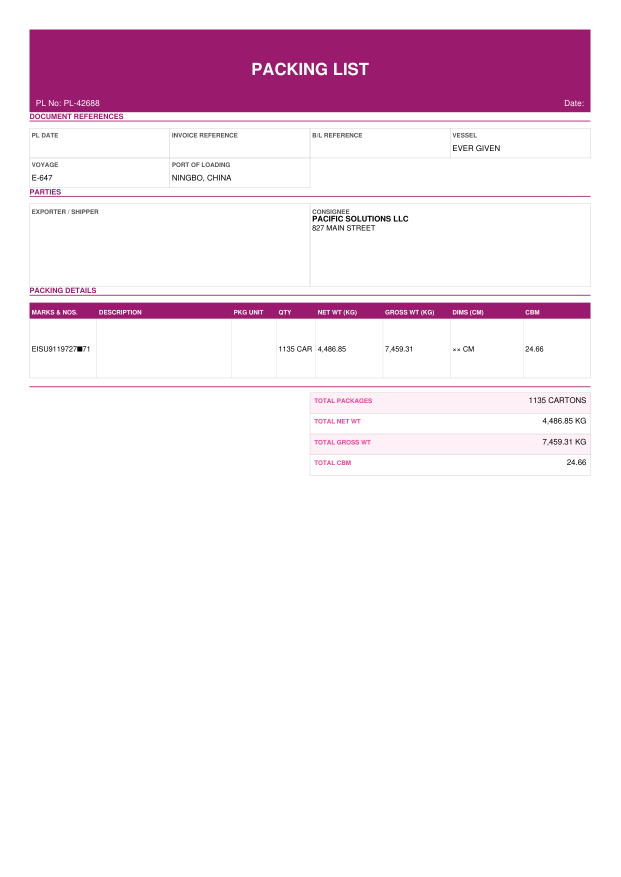
#> input picture swift-validator-ia/data/donut_dataset/test/images/test_0002.png, 1241 x 1754 px (shown at 1/2 size)
$ python -i image_enhancer.py   (imports and definitions only)
#> lines starting #> are read from the running program, lines starting #| are printed output that depends on the picture; after the words box and inside, x2 and y2 are one past the last pixel; in counts of white or black regions, pixels touching at a corner belong together
#> further down, picture is the input picture: shape (1754, 1241, 3); mean B, G, R 238.7, 229.8, 243.5
"""
image_enhancer.py
Prétraitement d'image pour optimiser la reconnaissance OCR.
"""

import cv2
import numpy as np


class ImageEnhancer:
    """
    Fournit deux versions d'une image pour l'OCR :
    - gray_enhanced  : niveaux de gris + CLAHE + débruitage + redressement  → EasyOCR
    - binary_enhanced: binarisation Otsu + fermeture morphologique          → Tesseract
    """

    # ---------- API publique ----------

    def enhance_both(self, image: np.ndarray) -> tuple[np.ndarray, np.ndarray]:
        """
        Retourne (gray_enhanced, binary_enhanced).
        Accepte une image BGR, BGRA ou déjà en niveaux de gris.
        """
        img = self._upscale(image)
        gray = self._to_gray(img)
        denoised = cv2.medianBlur(gray, 3)
        contrasted = self._apply_clahe(denoised)
        deskewed = self._deskew(contrasted)
        binary = self._binarize(deskewed)
        return deskewed, binary

    # Compatibilité avec l'ancien code
    def enhance(self, image: np.ndarray, return_binary: bool = True) -> np.ndarray:
        gray, binary = self.enhance_both(image)
        return binary if return_binary else gray

    # ---------- Étapes internes ----------

    @staticmethod
    def _upscale(image: np.ndarray, scale: float = 1.5) -> np.ndarray:
#> called with scale = 1.5
        return cv2.resize(image, None, fx=scale, fy=scale,
                          interpolation=cv2.INTER_CUBIC)

    @staticmethod
    def _to_gray(image: np.ndarray) -> np.ndarray:
        if image.ndim == 2:
            return image
        if image.shape[2] == 4:
            return cv2.cvtColor(image, cv2.COLOR_BGRA2GRAY)
        return cv2.cvtColor(image, cv2.COLOR_BGR2GRAY)
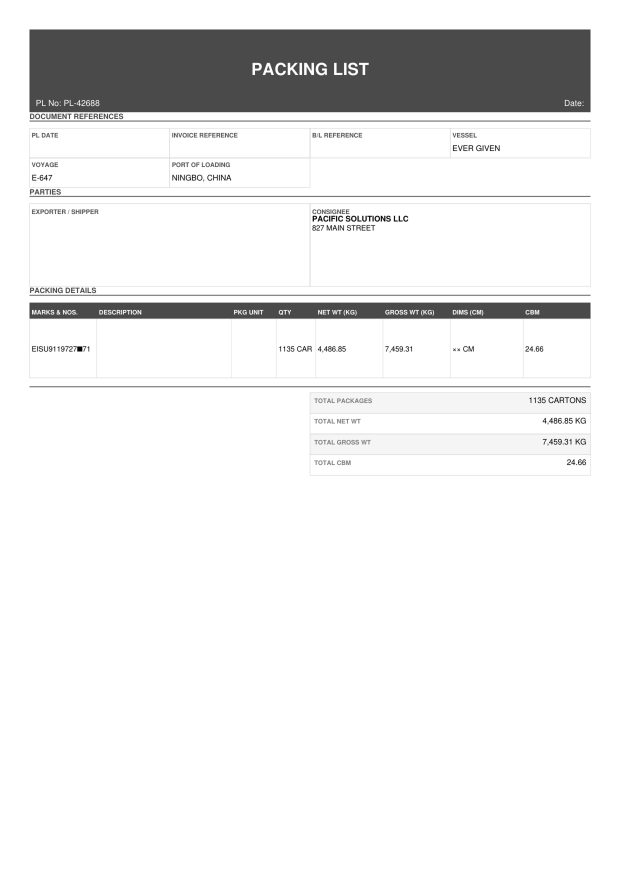
#> returned value: shape (2631, 1862) (shown at 1/3 size); min 0, max 255, mean 234.8

    @staticmethod
    def _apply_clahe(gray: np.ndarray,
                     clip_limit: float = 2.0,
                     tile_grid: tuple = (8, 8)) -> np.ndarray:
#> called with clip_limit = 2, tile_grid = (8, 8)
        clahe = cv2.createCLAHE(clipLimit=clip_limit, tileGridSize=tile_grid)
        return clahe.apply(gray)

    @staticmethod
    def _deskew(gray: np.ndarray) -> np.ndarray:
        """
        Redresse l'image en ciblant les pixels d'encre (sombres < 128).
        CORRECTIF : l'ancienne version ciblait les pixels clairs (> 0),
        ce qui donnait un angle incorrect sur fond blanc.
        """
        coords = np.column_stack(np.where(gray < 128))
#> coords = 515315 pairs, first value 89 to 1394, second value 89 to 1770
        if coords.size == 0:
            return gray

        angle = cv2.minAreaRect(coords)[-1]
#> angle = -90
        angle = -(90 + angle) if angle < -45 else -angle
#> angle = 0

        if abs(angle) < 0.5:
            return gray

        h, w = gray.shape[:2]
        M = cv2.getRotationMatrix2D((w // 2, h // 2), angle, 1.0)
        return cv2.warpAffine(gray, M, (w, h),
                              flags=cv2.INTER_CUBIC,
                              borderMode=cv2.BORDER_REPLICATE)

    @staticmethod
    def _binarize(gray: np.ndarray) -> np.ndarray:
        """Otsu + fermeture verticale pour reconnecter les deux-points."""
        _, binary = cv2.threshold(gray, 0, 255,
                                  cv2.THRESH_BINARY + cv2.THRESH_OTSU)
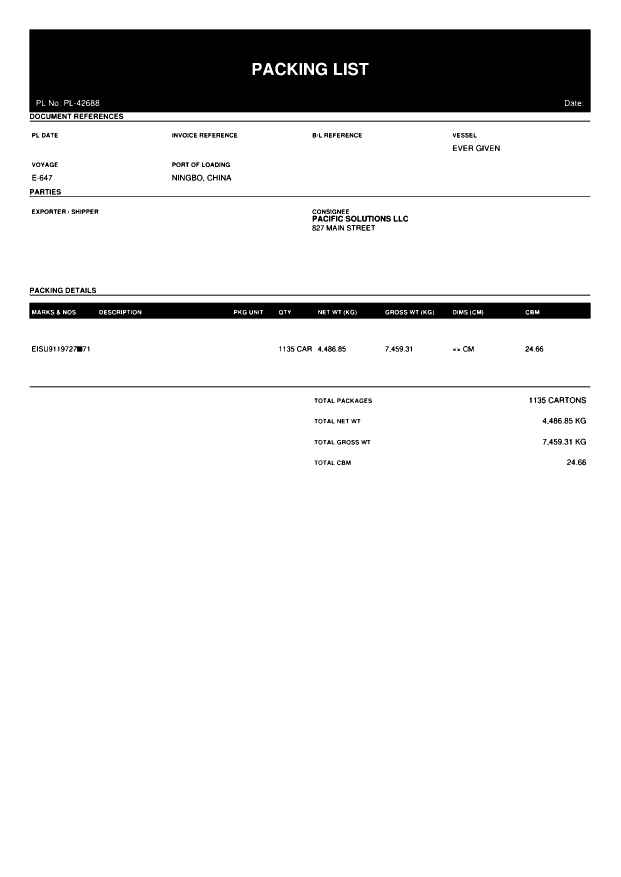
#> binary: shape (2631, 1862) (shown at 1/3 size); 89.1% white; 331 black regions (23 under 20 px), largest, box (x1, y1, x2, y2) and area: (88, 88, 1772, 337) 411789, (88, 908, 1772, 956) 75923, (89, 362, 1771, 365) 5046
        kernel = cv2.getStructuringElement(cv2.MORPH_RECT, (1, 3))
        return cv2.morphologyEx(binary, cv2.MORPH_CLOSE, kernel)
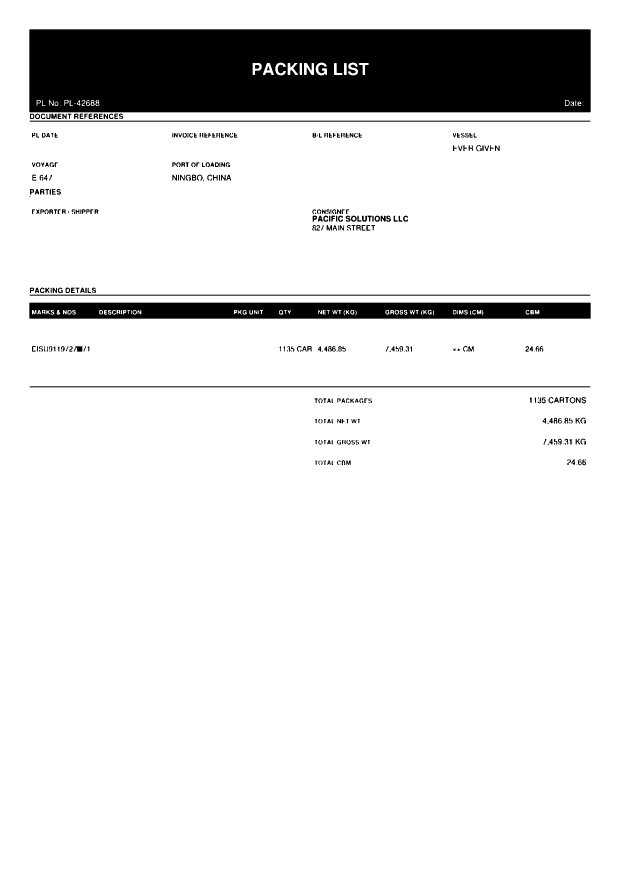
#> returned value: shape (2631, 1862) (shown at 1/3 size); 89.2% white; 446 black regions (86 under 20 px), largest, box (x1, y1, x2, y2) and area: (88, 88, 1772, 337) 411780, (88, 908, 1772, 956) 75560, (89, 362, 1771, 365) 5046

>>> import cv2
>>> picture = cv2.imread('../../data/donut_dataset/test/images/test_0002.png')
>>> result = ImageEnhancer().enhance_both(picture)

$ run again, on swift-validator-ia/data/donut_dataset/test/images/test_0006.png
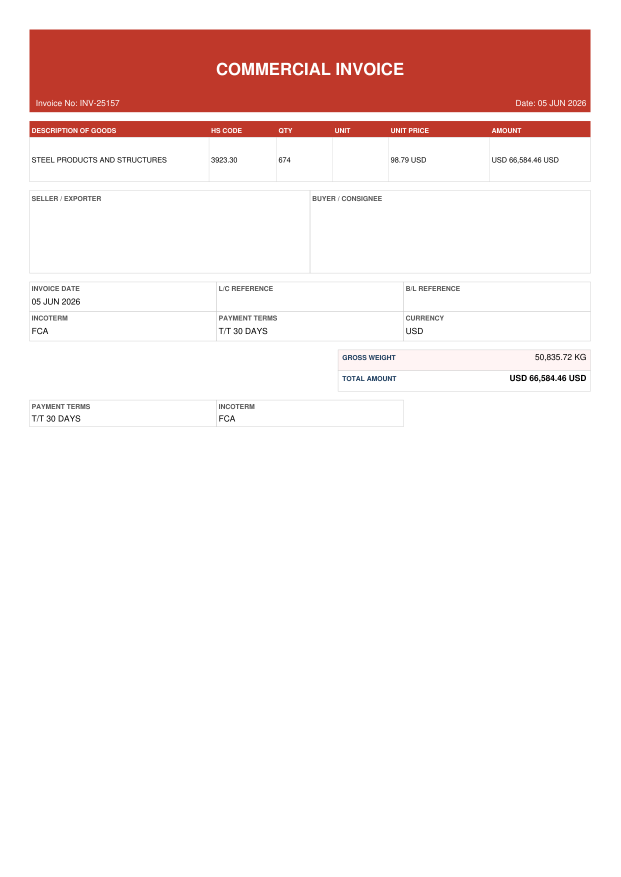
#> input picture swift-validator-ia/data/donut_dataset/test/images/test_0006.png, 1241 x 1754 px (shown at 1/2 size)
#> picture is the input picture: shape (1754, 1241, 3); mean B, G, R 232.7, 234.1, 247.4
#> in _to_gray, `return cv2.cvtColor(image, cv2.COLOR_BGR2GRAY)`:
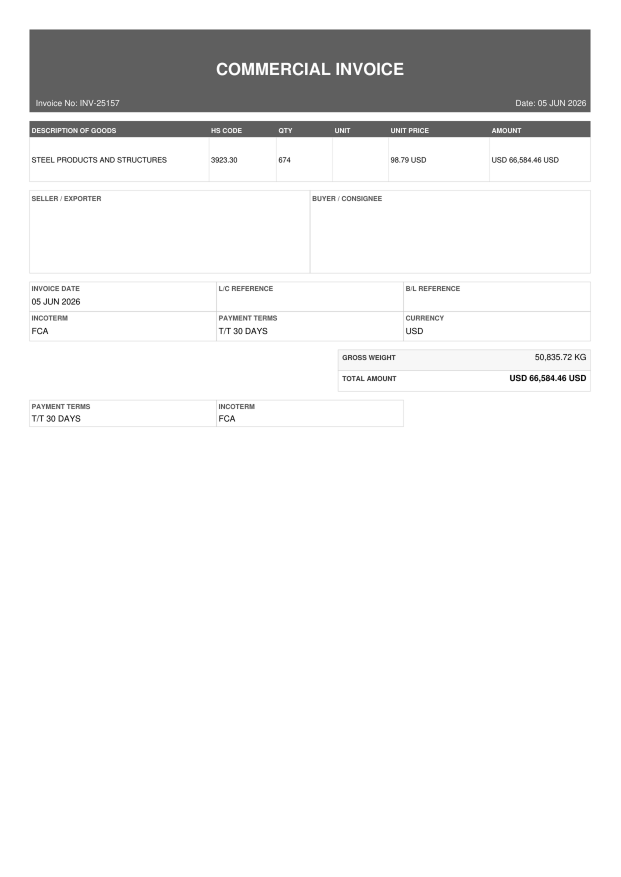
#> returned value: shape (2631, 1862) (shown at 1/3 size); min 0, max 255, mean 237.9
#> coords = 496832 pairs, first value 89 to 1264, second value 89 to 1770
#> in _deskew, `angle = cv2.minAreaRect(coords)[-1]`: angle = -90
#> in _deskew, `angle = -(90 + angle) if angle < -45 else -angle`: angle = 0
#> in _binarize, `_, binary = cv2.threshold(gray, 0, 255, cv2.THRESH_BINARY + cv2.THRESH..`:
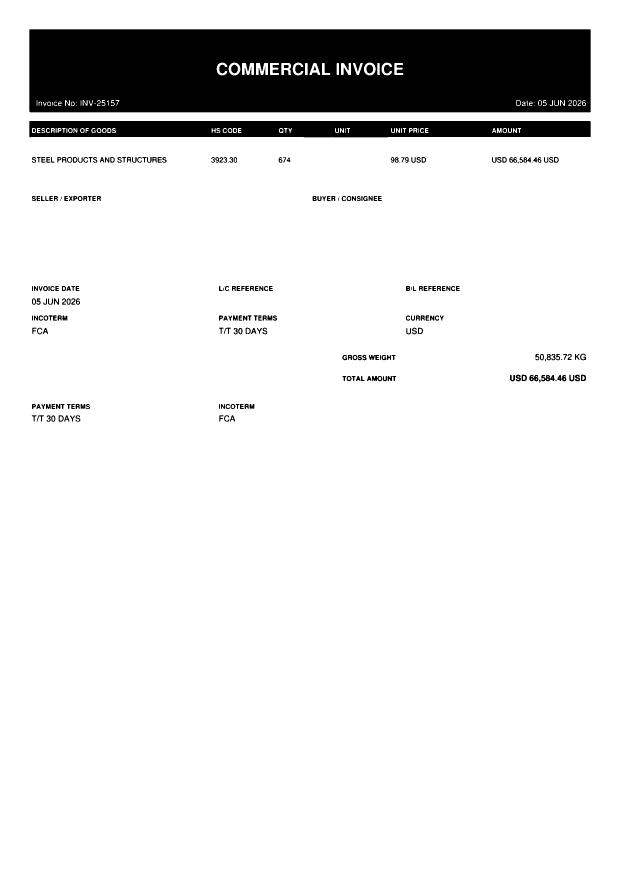
#> binary: shape (2631, 1862) (shown at 1/3 size); 89.5% white; 273 black regions (22 under 20 px), largest, box (x1, y1, x2, y2) and area: (88, 88, 1772, 337) 405931, (88, 363, 1772, 412) 76243, (1624, 1125, 1664, 1144) 471

$ run again, on swift-validator-ia/data/donut_dataset/test/images/test_0012.png
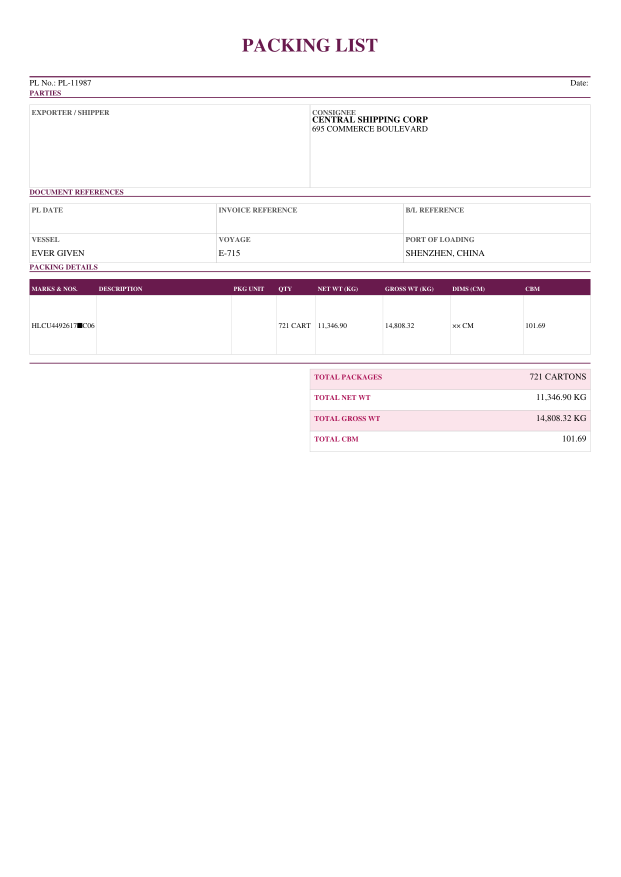
#> input picture swift-validator-ia/data/donut_dataset/test/images/test_0012.png, 1241 x 1754 px (shown at 1/2 size)
#> picture is the input picture: shape (1754, 1241, 3); mean B, G, R 249.4, 248, 250.4
#> coords = 121049 pairs, first value 116 to 1324, second value 89 to 1770
#> in _deskew, `angle = cv2.minAreaRect(coords)[-1]`: angle = -90
#> in _deskew, `angle = -(90 + angle) if angle < -45 else -angle`: angle = 0
#> in _binarize, `_, binary = cv2.threshold(gray, 0, 255, cv2.THRESH_BINARY + cv2.THRESH..`:
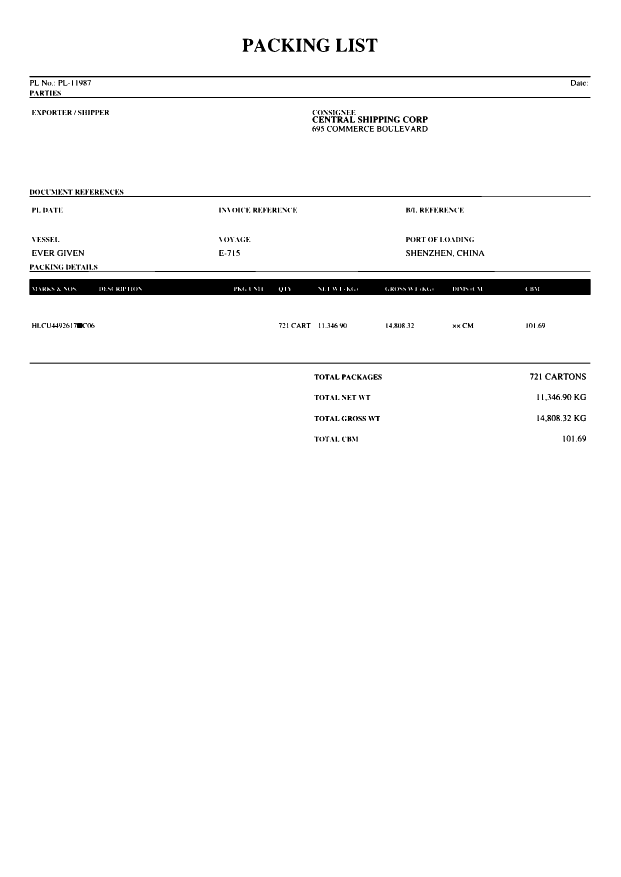
#> binary: shape (2631, 1862) (shown at 1/3 size); 97.1% white; 577 black regions (202 under 20 px), largest, box (x1, y1, x2, y2) and area: (88, 837, 1772, 885) 78349, (88, 228, 1772, 232) 6732, (88, 291, 1772, 294) 5048
#> in _binarize, `return cv2.morphologyEx(binary, cv2.MORPH_CLOSE, kernel)`:
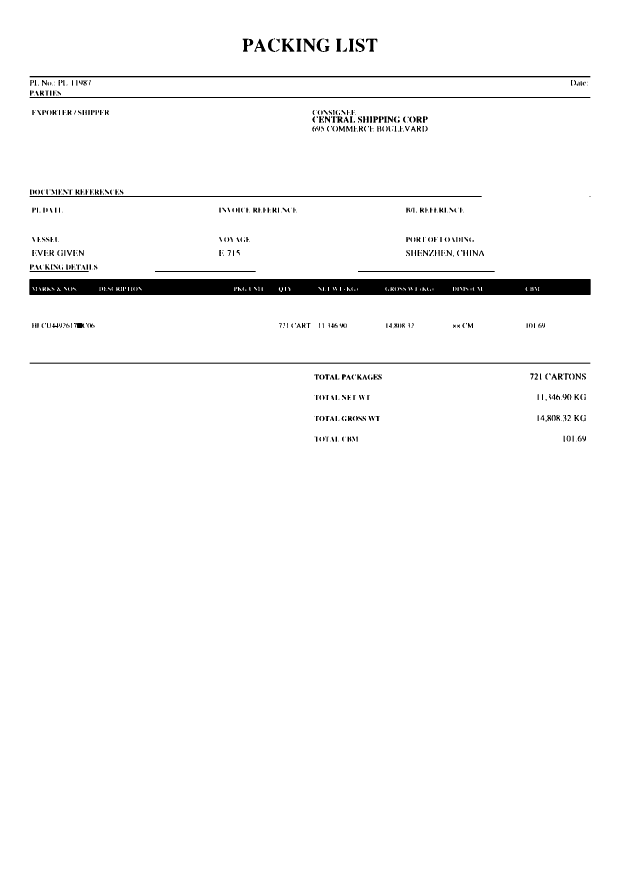
#> returned value: shape (2631, 1862) (shown at 1/3 size); 97.3% white; 691 black regions (261 under 20 px), largest, box (x1, y1, x2, y2) and area: (88, 837, 1772, 885) 78336, (89, 228, 1771, 232) 6728, (89, 291, 1771, 294) 5046
